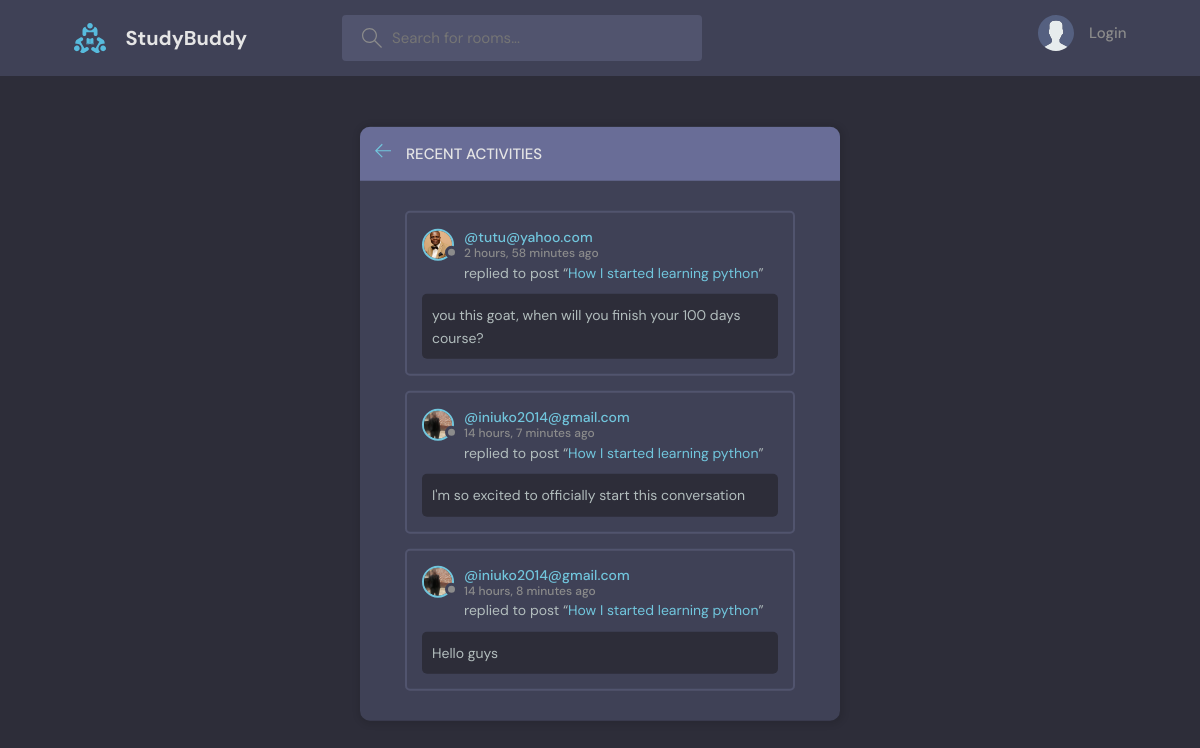
The page /activity/ on the database its author committed.
### base/models.py (models this page shows, shortened)
class Message(models.Model):
    user = models.ForeignKey(
        User, on_delete=models.CASCADE
    )  # models.CASCADE = delete all the children if the parent id is deleted. while models.null = Leave the data without a parent id controlling it.
    room = models.ForeignKey(
        Room, on_delete=models.CASCADE
    )  # models.ForeignKey = it's for one to many relationships
    body = models.TextField()  # null is false here, means you must enter data
    updated = models.DateTimeField(auto_now=True)
    created = models.DateTimeField(auto_now_add=True)
    class Meta:
        ordering = ["-updated", "-created"]

class User(AbstractUser):
    name = models.CharField(max_length=200, null=True)
    email = models.EmailField(unique=True, null=True)
    bio = models.TextField(null=True)
    avatar = models.ImageField(null=True, default="avatar.svg")
    USERNAME_FIELD = "email"
    REQUIRED_FIELDS = []

class Room(models.Model):
    host = models.ForeignKey(User, on_delete=models.SET_NULL, null=True)
    topic = models.ForeignKey(Topic, on_delete=models.SET_NULL, null=True)
    name = models.CharField(max_length=200)
    description = models.TextField(
        null=True, blank=True
    )  # null and blank is true here, means you can leave if blank and enter data another time.
    participants = models.ManyToManyField(User, related_name="participants", blank=True)
    updated = models.DateTimeField(
        auto_now=True
    )  # auto_now = Everytime the room info is update, record the date & time the change occured.
    created = models.DateTimeField(
        auto_now_add=True
    )  # auto_now_add = Record the date & time the room was created. This happens omly once
    class Meta:
        ordering = [
            "-updated",
            "-created",
        ]  # This determines how the data is dipslayed from the db like in SQL
    def __str__(self):
        return self.name

### base/views.py (the view)
# urls.py: path("activity/", views.Activity_Page, name="activity"),
def Activity_Page(request):
    room_messages = Message.objects.all()
    context = {"room_messages": room_messages}
    return render(request, "base/activity.html", context)

### base/templates/base/activity.html (shortened to what this page needs)
{% extends 'main.html' %}
{% block content %}
<main class="layout">
  <div class="container">
    <div class="layout__box">
      <div class="layout__boxHeader">
        <div class="layout__boxTitle">
          <a href="{% url 'home' %}">
            <svg version="1.1" xmlns="http://www.w3.org/2000/svg" width="32" height="32" viewBox="0 0 32 32">
              <title>arrow-left</title>
              <path
                d="M13.723 2.286l-13.723 13.714 13.719 13.714 1.616-1.611-10.96-10.96h27.625v-2.286h-27.625l10.965-10.965-1.616-1.607z">
              </path>
            </svg>
          </a>
          <h3>Recent Activities</h3>
        </div>
      </div>
      <div class="activities-page layout__body">
        {% for message in room_messages %}
        <div class="activities__box">
          <div class="activities__boxHeader roomListRoom__header">
            <a href="{% url 'user-profile' message.user.id%}" class="roomListRoom__author">
              <div class="avatar avatar--small">
                <img src="{{message.user.avatar.url}}" />
              </div>
              <p>
                @{{message.user}}
                <span>{{message.created|timesince}} ago</span>
              </p>
            </a>
          </div>
          <div class="activities__boxContent">
            <p>replied to post “<a href="{% url 'room' message.room.id %}">{{message.room}}</a>”</p>
            <div class="activities__boxRoomContent">
              {{message.body}}
            </div>
          </div>
        </div>
        {% endfor%}
      </div>
    </div>
  </div>
</main>
{% endblock %}

### templates/main.html (shortened to what this page needs)
<!DOCTYPE html>
<html lang="en">
{% load static %}
<head>
    <link rel="stylesheet" href="{% static 'styles/style.css' %}" />
</head>
<body>
    {% include 'navbar.html' %}
    {% block content %}
    {% endblock %}
</body>
</html>

### templates/navbar.html (shortened to what this page needs)
{% load static %}
<header class="header header--loggedIn">
    <div class="container">
        <a href="{% url 'home' %}" class="header__logo">
            <img src="{% static 'images/logo.svg' %}" />
            <h1>StudyBuddy</h1>
        </a>
        <form class="header__search" method="GET" action="{% url 'home' %}">
            <label>
                <input name="q" placeholder="Search for rooms..." />
            </label>
        </form>
        <nav class="header__menu">
            {% if request.user.is_authenticated %}
            <div class="header__user">
                <a href="{% url 'user-profile' request.user.id %}">
                    <div class="avatar avatar--medium active">
                        <img src="{{request.user.avatar.url}}" />
                    </div>
                    <p>{{request.user.name}} <span>@{{request.user.username}}</span></p>
                </a>
                <button class="dropdown-button">
                    <svg version="1.1" xmlns="http://www.w3.org/2000/svg" width="32" height="32" viewBox="0 0 32 32">
                        <title>chevron-down</title>
                        <path d="M16 21l-13-13h-3l16 16 16-16h-3l-13 13z"></path>
                    </svg>
                </button>
            </div>
            {% else %}
            <a href="{% url 'login' %}">
                <img src="{% static 'images/avatar.svg' %}" />
                <p>Login</p>
            </a>
            {% endif %}
        </nav>
    </div>
</header>

### static/styles/style.css (style rules this page uses)
:root { --color-main: #71c6dd; --color-main-light: #e1f6fb; --color-dark: #3f4156; --color-dark-medium: #51546e; --color-dark-light: #696d97; --color-light: #e5e5e5; --color-gray: #8b8b8b; --color-light-gray: #b2bdbd; --color-bg: #2d2d39; --color-success: #5dd693; --color-error: #fc4b0b; }
* { font-family: "DM Sans", -apple-system, BlinkMacSystemFont, "Segoe UI", Roboto, Oxygen, Ubuntu, Cantarell, "Open Sans", "Helvetica Neue", sans-serif; margin: 0; padding: 0; box-sizing: border-box; text-rendering: optimizeLegibility; font-size: inherit; }
html { font-size: 56.25%; }
@media only screen and (min-width: 1200px) { html { font-size: 62.5%; } }
body { line-height: 1.6; font-weight: 400; font-size: 1.5rem; color: var(--color-light-gray); background-color: var(--color-bg); min-height: 100vh; }
img { width: 100%; }
a { display: inline-block; color: var(--color-main); text-decoration: none; }
.container { max-width: 120rem; width: 90%; margin: auto; }
.avatar { position: relative; display: inline-block; border-radius: 50%; border: 2px solid var(--color-main); }
.avatar img { display: block; border-radius: 50%; object-fit: cover; object-position: center; }
.avatar::after { content: ""; display: block; position: absolute; background-color: var(--color-gray); z-index: 111; border-radius: 50%; border: 0.3rem solid var(--color-dark); }
.avatar.avatar--small img { width: 2.8rem; height: 2.8rem; }
.avatar.avatar--small:after { width: 0.7rem; height: 0.7rem; bottom: 0px; right: -6px; }
.header { padding: 1.5rem; background-color: var(--color-dark); }
.header > .container { display: flex; gap: 9.5rem; }
.header__logo, .header__user { display: flex; gap: 2rem; align-items: center; }
.header__logo > img { height: 3.2rem; width: 3.2rem; }
.header__logo > h1 { font-weight: 700; font-size: 2rem; color: var(--color-light); }
.header__search > label { background-color: var(--color-dark-medium); padding: 1.3rem 1rem; display: flex; align-items: center; gap: 1rem; border-radius: 4px; }
.header__search svg { fill: var(--color-gray); width: 2rem; height: 2rem; margin-left: 1rem; }
.header__search input { width: 30rem; background: transparent; border: none; outline: none; color: var(--color-light); }
.header__menu { margin-left: auto; position: relative; }
.header__menu a { display: flex; gap: 1.5rem; align-items: center; font-weight: 500; text-decoration: none; color: var(--color-gray); }
.header__menu img { height: 3.6rem; }
.header__menu p { line-height: 1.2; }
.layout { margin-top: 2.4rem; }
.layout > .container { display: flex; justify-content: space-between; align-items: flex-start; }
.layout__box { width: 90%; max-width: 48rem; min-height: 40rem; position: absolute; top: 50%; left: 50%; transform: translate(-50%, -46%); background-color: var(--color-dark); border-radius: 1rem; box-shadow: 1px 1px 6px 3px rgba(0, 0, 0, 0.1); overflow: hidden; }
.layout__boxHeader { display: flex; padding: 1.5rem; background-color: var(--color-dark-light); }
.layout__boxTitle { display: flex; gap: 1.5rem; align-items: center; }
.layout__boxTitle h3 { text-transform: uppercase; font-weight: 500; color: var(--color-light); }
.layout__boxTitle svg { width: 1.6rem; height: 1.6rem; fill: var(--color-main); }
.layout__body { margin: 3rem; }
.roomListRoom__header { display: flex; justify-content: space-between; align-items: center; }
.roomListRoom__author { font-weight: 500; display: flex; align-items: center; gap: 1rem; }
.activities__box { margin: 1.5rem; padding: 1.5rem; border: 2px solid var(--color-dark-medium); border-radius: 5px; }
.activities__boxHeader p { font-size: 1.4rem; line-height: 1.3; }
.activities__boxHeader p span { color: var(--color-gray); font-size: 1.2rem; display: block; }
.activities__boxContent { margin-left: 4.2rem; }
.activities__boxContent { font-size: 1.4rem; }
.activities__boxRoomContent { background: var(--color-bg); padding: 1rem; border-radius: 5px; margin-top: 1rem; margin-left: -4.2rem; }

### rows shown on the page
Message: user.avatar (picture), user "tutu@yahoo.com", created "2 hours, 58 minutes", room "How I started learning python", body "you this goat, when will you finish your 100 days course?"
Message: user.avatar (picture), user "iniuko2014@gmail.com", created "14 hours, 7 minutes", room "How I started learning python", body "I'm so excited to officially start this conversation"
Message: user.avatar (picture), user "iniuko2014@gmail.com", created "14 hours, 8 minutes", room "How I started learning python", body "Hello guys"
